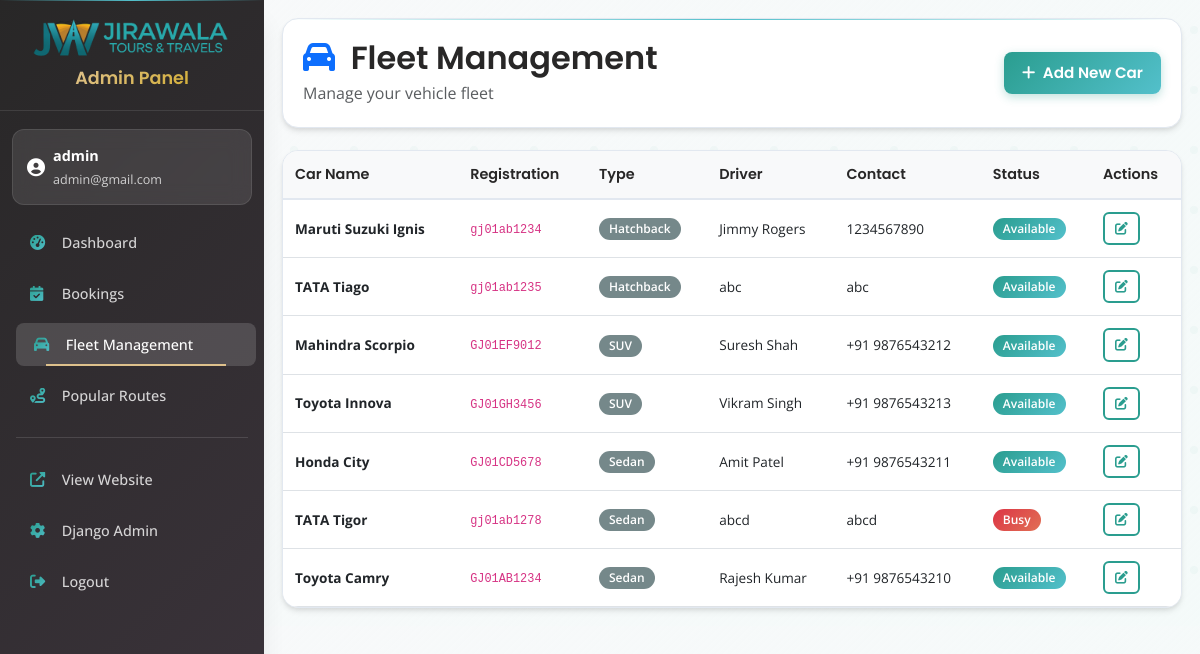
The page /admin-panel/cars/ (signed in) on the database its author committed.
### booking/models.py (models this page shows, shortened)
class Car(models.Model):
    car_type = models.ForeignKey(CarType, on_delete=models.CASCADE, related_name="cars")
    name = models.CharField(max_length=100)
    registration_number = models.CharField(max_length=20, unique=True)
    is_available = models.BooleanField(default=True)
    driver_name = models.CharField(max_length=100, blank=True)
    driver_contact = models.CharField(max_length=20, blank=True)
    image = models.ImageField(upload_to='car_images/', blank=True, null=True)
    created_at = models.DateTimeField(auto_now_add=True)

### booking/views.py (the view, shortened to what this page needs)
# urls.py: path('admin-panel/cars/', custom_admin_cars, name='custom_admin_cars'),
@login_required
@user_passes_test(is_admin_user)
def custom_admin_cars(request):
    try:
        with connection.cursor() as cursor:
            cursor.execute("""
                SELECT
                    c.id, c.name, c.registration_number, c.is_available,
                    c.driver_name, c.driver_contact, ct.name as car_type_name, c.car_type_id, c.image
                FROM booking_car c
                JOIN booking_cartype ct ON c.car_type_id = ct.id
                ORDER BY ct.name, c.name, c.image
            """)
            cars = cursor.fetchall()
        car_types = CarType.objects.all()
        print(cars)
        context = {
            'cars': cars,
            'car_types': car_types,
        }
        return render(request, 'custom_admin/cars.html', context)
    except Exception as e:
        logger.error("Error in car list view: {}".format(str(e)))
        messages.error(request, 'An error occurred while loading the car list')
        return redirect('custom_admin_dashboard')

### booking/views.py (called while the page is built)
def is_admin_user(user):
    return user.is_authenticated and (user.is_superuser or user.is_staff)

### templates/custom_admin/cars.html (shortened to what this page needs)
{% extends 'custom_admin/base.html' %}
{% block content %}
<div class="page-header">
    <div class="d-flex justify-content-between align-items-center">
        <div>
            <h2 class="mb-1">
                <i class="fas fa-car text-primary me-2"></i>
                Fleet Management
            </h2>
            <p class="text-muted mb-0">Manage your vehicle fleet</p>
        </div>
        <button class="btn btn-primary" data-bs-toggle="modal" data-bs-target="#addCarModal">
            <i class="fas fa-plus me-1"></i>
            Add New Car
        </button>
    </div>
</div>
<div class="table-card">
    <div class="table-responsive">
        <table class="table table-hover mb-0">
            <thead class="table-light">
                <tr>
                    <th>Car Name</th>
                    <th>Registration</th>
                    <th>Type</th>
                    <th>Driver</th>
                    <th>Contact</th>
                    <th>Status</th>
                    <th>Actions</th>
                </tr>
            </thead>
            <tbody>
                {% for car in cars %}
                <tr>
                    <td><strong>{{ car.1 }}</strong></td>
                    <td><code>{{ car.2 }}</code></td>
                    <td>
                        <span class="badge bg-secondary">{{ car.6 }}</span>
                    </td>
                    <td>{{ car.4|default:"-" }}</td>
                    <td>{{ car.5|default:"-" }}</td>
                    <td>
                        {% if car.3 %}
                            <span class="badge bg-success">Available</span>
                        {% else %}
                            <span class="badge bg-danger">Busy</span>
                        {% endif %}
                    </td>
                    <td>
                        <button class="btn btn-sm btn-outline-primary edit-car-btn"
                                data-car-id="{{ car.0 }}"
                                data-car-name="{{ car.1 }}"
                                data-car-registration="{{ car.2 }}"
                                data-car-available="{{ car.3 }}"
                                data-car-driver-name="{{ car.4|default:'' }}"
                                data-car-driver-contact="{{ car.5|default:'' }}"
                                data-car-type-id="{{ car.7 }}"
                                data-car-type-name="{{ car.6 }}"
                                title="Edit Car - Type ID: {{ car.7 }}">
                            <i class="fas fa-edit"></i>
                        </button>
                    </td>
                </tr>
                {% endfor %}
            </tbody>
        </table>
    </div>
</div>
{% endblock %}

### templates/custom_admin/base.html (shortened to what this page needs)
<!DOCTYPE html>
{% load static %}
<html lang="en">
<head>
    <link href="https://cdn.jsdelivr.net/npm/bootstrap@5.3.0/dist/css/bootstrap.min.css" rel="stylesheet">
    <link href="https://cdnjs.cloudflare.com/ajax/libs/font-awesome/6.4.0/css/all.min.css" rel="stylesheet">
</head>
<body>
    <div class="d-flex">
        <div class="sidebar">
            <a href="{% url 'custom_admin_dashboard' %}" class="brand-logo">
                <img src="/static/img/JiraWala1-nobg-blue.png" alt="Jirawala Tours & Travels" class="sidebar-logo">
                <span class="brand-text">Admin Panel</span>
            </a>
            {% if user.is_authenticated %}
            <div class="user-info">
                <div class="d-flex align-items-center">
                    <div>
                        <div class="fw-bold">{{ user.first_name|default:user.username }}</div>
                        <small class="opacity-75">{{ user.email }}</small>
                    </div>
                </div>
            </div>
            {% endif %}
            <nav class="nav flex-column">
                <a class="nav-link {% if request.resolver_match.url_name == 'custom_admin_dashboard' %}active{% endif %}"
                   href="{% url 'custom_admin_dashboard' %}">
                    <i class="fas fa-tachometer-alt"></i> Dashboard
                </a>
                <a class="nav-link {% if 'booking' in request.resolver_match.url_name %}active{% endif %}"
                   href="{% url 'custom_admin_bookings' %}">
                    <i class="fas fa-calendar-check"></i> Bookings
                </a>
                <a class="nav-link {% if request.resolver_match.url_name == 'custom_admin_cars' %}active{% endif %}"
                   href="{% url 'custom_admin_cars' %}">
                    <i class="fas fa-car"></i> Fleet Management
                </a>
                <a class="nav-link {% if request.resolver_match.url_name == 'custom_admin_routes' %}active{% endif %}"
                   href="{% url 'custom_admin_routes' %}">
                    <i class="fas fa-route"></i> Popular Routes
                </a>
                <hr class="text-white-50 mx-3">
                <a class="nav-link" href="{% url 'home' %}" target="_blank">
                    <i class="fas fa-external-link-alt"></i> View Website
                </a>
                <a class="nav-link" href="/admin/" target="_blank">
                    <i class="fas fa-cog"></i> Django Admin
                </a>
                <a class="nav-link" href="{% url 'custom_admin_logout' %}">
                    <i class="fas fa-sign-out-alt"></i> Logout
                </a>
            </nav>
        </div>
        <div class="main-content flex-grow-1">
            {% block content %}
            {% endblock %}
        </div>
    </div>
</body>
</html>

### rows shown on the page
Car: name "Maruti Suzuki Ignis", registration_number "gj01ab1234", car "Hatchback", driver_name "Jimmy Rogers", driver_contact "1234567890", shows "Available"
Car: name "TATA Tiago", registration_number "gj01ab1235", car "Hatchback", car "abc", shows "Available"
Car: name "Mahindra Scorpio", registration_number "GJ01EF9012", car "SUV", driver_name "Suresh Shah", driver_contact "+91 9876543212", shows "Available"
Car: name "Toyota Innova", registration_number "GJ01GH3456", car "SUV", driver_name "Vikram Singh", driver_contact "+91 9876543213", shows "Available"
Car: name "Honda City", registration_number "GJ01CD5678", car "Sedan", driver_name "Amit Patel", driver_contact "+91 9876543211", shows "Available"
Car: name "TATA Tigor", registration_number "gj01ab1278", car "Sedan", car "abcd", shows "Busy"
Car: name "Toyota Camry", registration_number "GJ01AB1234", car "Sedan", driver_name "Rajesh Kumar", driver_contact "+91 9876543210", shows "Available"

### other values the page prints
{{ user.first_name|default:user.username }} "admin"
{{ user.email }} "admin@gmail.com"
